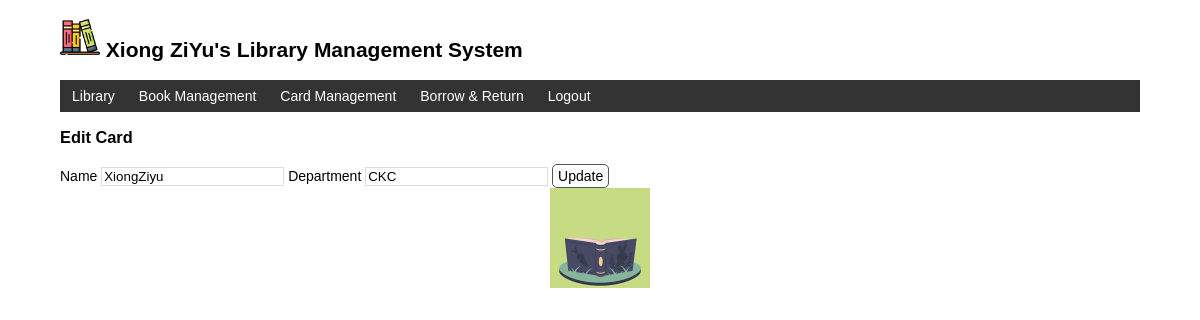
Screenshot of /cardManage/edit/1 (signed in) with the database file from the repository.
### libManage/models.py (models this page shows, shortened)
class User(db.Model, UserMixin):
    id = db.Column(db.Integer, primary_key=True)
    name = db.Column(db.String(20))
    username = db.Column(db.String(20))
    password_hash = db.Column(db.String(128))

class Card(db.Model):
    id = db.Column(db.Integer, primary_key=True)
    name = db.Column(db.String(30), nullable=False)
    dept = db.Column(db.String(30))
    update_time = db.Column(db.DateTime, nullable=False)

### libManage/views.py (the view, shortened to what this page needs)
@app.route('/cardManage/edit/<int:card_id>', methods=['GET', 'POST'])
@login_required
def edit(card_id):
    card = Card.query.get_or_404(card_id)
    return render_template('edit.html', card=card)

### libManage/__init__.py (called while the page is built)
@login_manager.user_loader
def load_user(user_id):
    from libManage.models import User
    user = User.query.get(int(user_id))
    return user

@app.context_processor
def inject_user():
    from libManage.models import User
    user = User.query.first()
    return dict(user=user)

### libManage/templates/edit.html
{% extends 'base.html' %}
{% block content %}
<h3>Edit Card</h3>
<form method="post">
    Name <input type="text" name="name" autocomplete="off" value="{{ card.name }}">
    Department <input type="text" name="dept" autocomplete="off" value="{{ card.dept }}">
    <input class="btn" type="submit" name="submit" value="Update">
</form>
{% endblock %}

### libManage/templates/base.html (shortened to what this page needs)
<!DOCTYPE html>
<html lang="en">
<head>
    {% block head %}
    <link rel="stylesheet" href="{{ url_for('static', filename='style.css') }}" type="text/css">
    {% endblock %}
</head>
<body>
    <h2>
        <img alt="Avatar" class="avatar" src="{{ url_for('static', filename='images/avatar.png') }}">
        {{ user.name }}'s Library Management System
    </h2>
    <nav>
        <ul>
            <li><a href="{{ url_for('index') }}">Library</a></li>
            {% if current_user.is_authenticated %}
            <li><a href="{{ url_for('bookManage') }}">Book Management</a></li>
            <li><a href="{{ url_for('cardManage') }}">Card Management</a></li>
                <li><a href="{{ url_for('borrow') }}">Borrow & Return</a></li>
                <li><a href="{{ url_for('logout') }}">Logout</a></li>
            {% else %}
                <li><a href="{{ url_for('login') }}">Login</a></li>
            {% endif %}
        </ul>
    </nav>
    {% block content %}{% endblock %}
    <img alt="Jumping Rabbit" class="rabbit" src="{{ url_for('static', filename='images/reading.gif') }}" title="jump~jump~jump!">
</body>
</html>

### libManage/static/style.css (style rules this page uses)
body { margin: auto; max-width: 1080px; font-size: 14px; font-family: Helvetica, Arial, sans-serif; }
.avatar { width: 40px; }
.rabbit { display: block; margin: 0 auto; height: 100px; }
nav ul { list-style-type: none; margin: 0; padding: 0; overflow: hidden; background-color: #333; }
nav li { float: left; }
nav li a { display: block; color: white; text-align: center; padding: 8px 12px; text-decoration: none; }
input[type=submit] { font-family: inherit; }
input[type=text] { border: 1px solid #ddd; }
.btn { font-size: 14px; padding: 3px 5px; text-decoration: none; cursor: pointer; background-color: white; color: black; border: 1px solid #555555; border-radius: 5px; }

### rows the page displays
User: name "Xiong ZiYu"
Card: name "XiongZiyu", dept "CKC"
